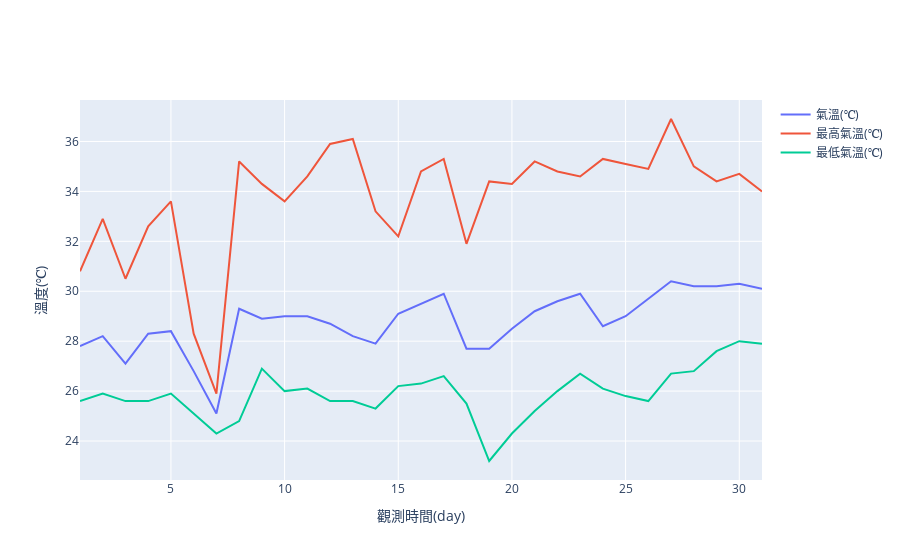

The cell this chart's notebook holds for it:
### Code cell
#取得分布圖資料
tmp_ave = go.Scatter(x=weather["觀測時間(day)"], y=weather["氣溫(℃)"], mode="lines", name="氣溫(℃)")
tmp_high = go.Scatter(x=weather["觀測時間(day)"], y=weather["最高氣溫(℃)"], mode="lines", name="最高氣溫(℃)")
tmp_low = go.Scatter(x=weather["觀測時間(day)"], y=weather["最低氣溫(℃)"], mode="lines", name="最低氣溫(℃)")

#指定版面排版方式
layout = go.Layout(xaxis=dict(title="觀測時間(day)"),
                   yaxis=dict(title="溫度(℃)"))

fig = go.Figure(data=[tmp_ave, tmp_high, tmp_low], layout=layout)
fig.show()
fig.show

### Figure 1 — Plotly figure (JSON) as saved in the notebook; plotly's stock layout.template omitted (floating-point values rounded to 4 significant figures)
{"data": [{"mode": "lines", "name": "氣溫(℃)", "type": "scatter", "x": [1, 2, 3, 4, 5, 6, 7, 8, 9, 10, 11, 12, 13, 14, 15, 16, 17, 18, 19, 20, 21, 22, 23, 24, 25, 26, 27, 28, 29, 30, 31], "y": [27.8, 28.2, 27.1, 28.3, 28.4, 26.8, 25.1, 29.3, 28.9, 29, 29, 28.7, 28.2, 27.9, 29.1, 29.5, 29.9, 27.7, 27.7, 28.5, 29.2, 29.6, 29.9, 28.6, 29, 29.7, 30.4, 30.2, 30.2, 30.3, 30.1]}, {"mode": "lines", "name": "最高氣溫(℃)", "type": "scatter", "x": [1, 2, 3, 4, 5, 6, 7, 8, 9, 10, 11, 12, 13, 14, 15, 16, 17, 18, 19, 20, 21, 22, 23, 24, 25, 26, 27, 28, 29, 30, 31], "y": [30.8, 32.9, 30.5, 32.6, 33.6, 28.3, 25.9, 35.2, 34.3, 33.6, 34.6, 35.9, 36.1, 33.2, 32.2, 34.8, 35.3, 31.9, 34.4, 34.3, 35.2, 34.8, 34.6, 35.3, 35.1, 34.9, 36.9, 35, 34.4, 34.7, 34]}, {"mode": "lines", "name": "最低氣溫(℃)", "type": "scatter", "x": [1, 2, 3, 4, 5, 6, 7, 8, 9, 10, 11, 12, 13, 14, 15, 16, 17, 18, 19, 20, 21, 22, 23, 24, 25, 26, 27, 28, 29, 30, 31], "y": [25.6, 25.9, 25.6, 25.6, 25.9, 25.1, 24.3, 24.8, 26.9, 26, 26.1, 25.6, 25.6, 25.3, 26.2, 26.3, 26.6, 25.5, 23.2, 24.3, 25.2, 26, 26.7, 26.1, 25.8, 25.6, 26.7, 26.8, 27.6, 28, 27.9]}], "layout": {"xaxis": {"title": {"text": "觀測時間(day)"}}, "yaxis": {"title": {"text": "溫度(℃)"}}}}
